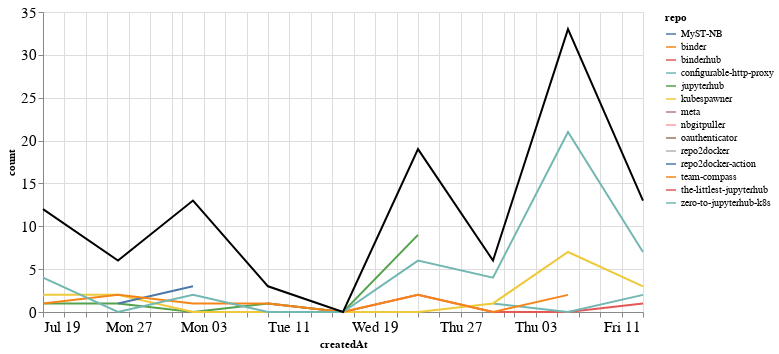

The notebook cell saved with this chart:
### Markdown cell above
## Comments

### Code cell
comments_time = comments.groupby('repo').resample('W', on='createdAt').count()['author'].reset_index()
comments_time = comments_time.rename(columns={'author': 'count'})
comments_time_total = comments_time.groupby('createdAt').agg({"count": "sum"}).reset_index()
ch1 = alt.Chart(comments_time, width=600).mark_line().encode(
    x='createdAt',
    y='count',
    color='repo',
    tooltip="repo"
)

ch2 = alt.Chart(comments_time_total, width=600).mark_line(color="black").encode(
    x='createdAt',
    y='count',
)

ch1 + ch2

### Figure 1 — Vega-Lite specification as saved in the notebook (floating-point values rounded to 4 significant figures)
{"config": {"axisLeft": {"labelFontSize": 15}, "axisBottom": {"labelFontSize": 15}}, "layer": [{"data": {"name": "data-3612a25596e37b6b00a79d069978606f"}, "mark": "line", "encoding": {"color": {"type": "nominal", "field": "repo"}, "tooltip": {"type": "nominal", "field": "repo"}, "x": {"type": "temporal", "field": "createdAt"}, "y": {"type": "quantitative", "field": "count"}}, "width": 600}, {"data": {"name": "data-a284e725c16af81aaebef29c8c84cddd"}, "mark": {"type": "line", "color": "black"}, "encoding": {"x": {"type": "temporal", "field": "createdAt"}, "y": {"type": "quantitative", "field": "count"}}, "width": 600}], "$schema": "https://vega.github.io/schema/vega-lite/v4.8.1.json", "datasets": {"data-3612a25596e37b6b00a79d069978606f": [{"repo": "MyST-NB", "createdAt": "2020-08-02T00:00:00", "count": 2}, {"repo": "binder", "createdAt": "2020-07-19T00:00:00", "count": 2}, {"repo": "binderhub", "createdAt": "2020-08-09T00:00:00", "count": 1}, {"repo": "binderhub", "createdAt": "2020-08-16T00:00:00", "count": 0}, {"repo": "binderhub", "createdAt": "2020-08-23T00:00:00", "count": 2}, {"repo": "binderhub", "createdAt": "2020-08-30T00:00:00", "count": 0}, {"repo": "binderhub", "createdAt": "2020-09-06T00:00:00", "count": 0}, {"repo": "binderhub", "createdAt": "2020-09-13T00:00:00", "count": 1}, {"repo": "configurable-http-proxy", "createdAt": "2020-08-30T00:00:00", "count": 1}, {"repo": "configurable-http-proxy", "createdAt": "2020-09-06T00:00:00", "count": 0}, {"repo": "configurable-http-proxy", "createdAt": "2020-09-13T00:00:00", "count": 2}, {"repo": "jupyterhub", "createdAt": "2020-07-19T00:00:00", "count": 1}, {"repo": "jupyterhub", "createdAt": "2020-07-26T00:00:00", "count": 1}, {"repo": "jupyterhub", "createdAt": "2020-08-02T00:00:00", "count": 0}, {"repo": "jupyterhub", "createdAt": "2020-08-09T00:00:00", "count": 1}, {"repo": "jupyterhub", "createdAt": "2020-08-16T00:00:00", "count": 0}, {"repo": "jupyterhub", "createdAt": "2020-08-23T00:00:00", "count": 9}, {"repo": "kubespawner", "createdAt": "2020-07-19T00:00:00", "count": 2}, {"repo": "kubespawner", "createdAt": "2020-07-26T00:00:00", "count": 2}, {"repo": "kubespawner", "createdAt": "2020-08-02T00:00:00", "count": 0}, {"repo": "kubespawner", "createdAt": "2020-08-09T00:00:00", "count": 0}, {"repo": "kubespawner", "createdAt": "2020-08-16T00:00:00", "count": 0}, {"repo": "kubespawner", "createdAt": "2020-08-23T00:00:00", "count": 0}, {"repo": "kubespawner", "createdAt": "2020-08-30T00:00:00", "count": 1}, {"repo": "kubespawner", "createdAt": "2020-09-06T00:00:00", "count": 7}, {"repo": "kubespawner", "createdAt": "2020-09-13T00:00:00", "count": 3}, {"repo": "meta", "createdAt": "2020-07-19T00:00:00", "count": 2}, {"repo": "nbgitpuller", "createdAt": "2020-08-02T00:00:00", "count": 5}, {"repo": "oauthenticator", "createdAt": "2020-09-06T00:00:00", "count": 1}, {"repo": "repo2docker", "createdAt": "2020-09-06T00:00:00", "count": 1}, {"repo": "repo2docker-action", "createdAt": "2020-07-26T00:00:00", "count": 1}, {"repo": "repo2docker-action", "createdAt": "2020-08-02T00:00:00", "count": 3}, {"repo": "team-compass", "createdAt": "2020-07-19T00:00:00", "count": 1}, {"repo": "team-compass", "createdAt": "2020-07-26T00:00:00", "count": 2}, {"repo": "team-compass", "createdAt": "2020-08-02T00:00:00", "count": 1}, {"repo": "team-compass", "createdAt": "2020-08-09T00:00:00", "count": 1}, {"repo": "team-compass", "createdAt": "2020-08-16T00:00:00", "count": 0}, {"repo": "team-compass", "createdAt": "2020-08-23T00:00:00", "count": 2}, {"repo": "team-compass", "createdAt": "2020-08-30T00:00:00", "count": 0}, {"repo": "team-compass", "createdAt": "2020-09-06T00:00:00", "count": 2}, {"repo": "the-littlest-jupyterhub", "createdAt": "2020-09-06T00:00:00", "count": 1}, {"repo": "zero-to-jupyterhub-k8s", "createdAt": "2020-07-19T00:00:00", "count": 4}, {"repo": "zero-to-jupyterhub-k8s", "createdAt": "2020-07-26T00:00:00", "count": 0}, {"repo": "zero-to-jupyterhub-k8s", "createdAt": "2020-08-02T00:00:00", "count": 2}, {"repo": "zero-to-jupyterhub-k8s", "createdAt": "2020-08-09T00:00:00", "count": 0}, {"repo": "zero-to-jupyterhub-k8s", "createdAt": "2020-08-16T00:00:00", "count": 0}, {"repo": "zero-to-jupyterhub-k8s", "createdAt": "2020-08-23T00:00:00", "count": 6}, {"repo": "zero-to-jupyterhub-k8s", "createdAt": "2020-08-30T00:00:00", "count": 4}, {"repo": "zero-to-jupyterhub-k8s", "createdAt": "2020-09-06T00:00:00", "count": 21}, {"repo": "zero-to-jupyterhub-k8s", "createdAt": "2020-09-13T00:00:00", "count": 7}], "data-a284e725c16af81aaebef29c8c84cddd": [{"createdAt": "2020-07-19T00:00:00", "count": 12}, {"createdAt": "2020-07-26T00:00:00", "count": 6}, {"createdAt": "2020-08-02T00:00:00", "count": 13}, {"createdAt": "2020-08-09T00:00:00", "count": 3}, {"createdAt": "2020-08-16T00:00:00", "count": 0}, {"createdAt": "2020-08-23T00:00:00", "count": 19}, {"createdAt": "2020-08-30T00:00:00", "count": 6}, {"createdAt": "2020-09-06T00:00:00", "count": 33}, {"createdAt": "2020-09-13T00:00:00", "count": 13}]}}
